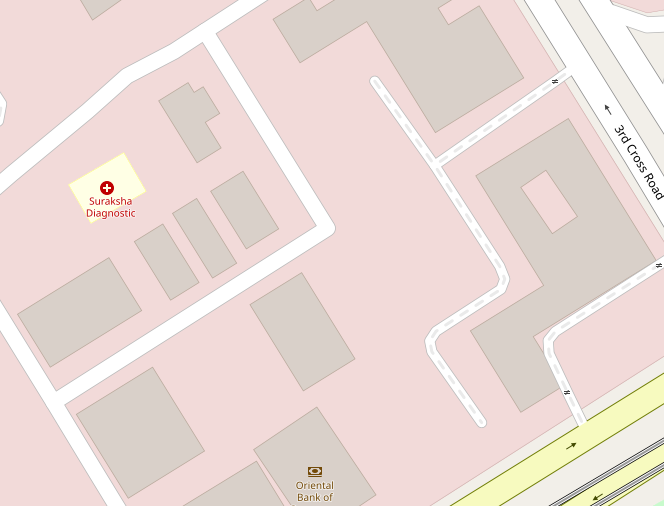
#> input picture maps/map.png, 664 x 506 px, found by its file name
$ jupyter execute euclidean_with_obstacles.ipynb
#> lines starting #> are read from the running program, lines starting #| are printed output that depends on the picture
[cell 1]
import numpy as np
import pandas as pd
import matplotlib.pyplot as plt
import random
import math
from shapely.ops import split,nearest_points
from shapely.geometry import LineString,Polygon,Point, MultiPolygon
import networkx as nx
from shapely.affinity import translate
from newton_multidimention import Optimize_Drone_Position_Euclidean_cap_1
from gradient import optimize_dp_using_gradient_method

import matplotlib.image as mpimg
background = mpimg.imread('./maps/map.png')
#> background is the input picture: shape (506, 664, 4) float32; mean R, G, B, A 0.923, 0.861, 0.841, 1

## Creating delivary locations

[cell 2]
def create_delivary(x,y,n, seed_value = None):
#> called with n = 50, seed_value = 10
    if seed_value != None:
        random.seed(seed_value)

    x_range = [x[0], y[0]]
    y_range = [x[1], y[1]]
    loc = []

    for i in range(n):
        x_loc = random.uniform(x_range[0], x_range[1])
        y_loc = random.uniform(y_range[0], y_range[1])
        loc.append(tuple([x_loc, y_loc]))

    return loc

## Visualizations

[cell 3]
def primary_plot(delivary_loc, obstacles):
    plt.imshow(background, extent=[22.21,34.45,88.45,98.67])
    delivary_loc = np.array(delivary_loc)
    plt.grid(True)
    plt.scatter(delivary_loc[:,0], delivary_loc[:,1], label="Delivary loc")

    plt.xticks(ticks=[24, 26, 28, 30, 32, 34], labels=[0.5, 1.0, 1.5, 2.0, 2.5, 3.0])
    plt.yticks(ticks=[90, 92, 94, 96, 98], labels=[0.5, 1.0, 1.5, 2.0, 2.5])

    for obstacle_id, points in obstacles.items():
        x = [i for i,j in points]
        y = [j for i,j in points]

        # points = np.array(points)
        # plt.scatter(points[:,0], points[:,1])
        plt.fill(x,y,color="red", alpha = 0.3)
    # plt.legend()

[cell 4]
def plot_dp(dp, delivary_loc, obstacles):
    primary_plot(delivary_loc, obstacles)
    plt.scatter(dp[0], dp[1], marker='^', c="black", label = "DP")
    # plt.legend()
    # plt.show()

[cell 5]
def plot_initial_route(dp, delivary_loc, obstacles, route, title=None):
    plot_dp(dp, delivary_loc, obstacles)
    for i in range(len(route)-1):
        f_pt = np.array([route[i][0], route[i+1][0]])
        s_pt = np.array([route[i][1], route[i+1][1]])
        plt.plot(f_pt, s_pt, c="gray")
    if title != None:
        plt.title(title)
    # plt.show()

## Calculate DP

[cell 6]
def calculate_dp(delivary_loc):
    x = [i for i,j in delivary_loc]
    y = [j for i,j in delivary_loc]

    x_axis = np.mean(x)
    y_axis = np.mean(y)

    return [x_axis, y_axis]

## Create Route

[cell 7]
def create_route(pts, extra):
    lst = pts.copy()
    idx = 0
    k = len(lst)
    for i in range(k):
        lst.insert(idx, extra)
        idx +=2

    lst.append(extra)
    return lst

## Distance Calculate

[cell 8]
def euc_distance(pt1, pt2):
    pt1 = np.array(pt1)
    pt2 = np.array(pt2)
    return np.sqrt(np.sum((pt2 - pt1)**2))

[cell 9]
def total_dist(pts):
    sum = 0
    for i in range(len(pts)-1):
        sum += euc_distance(pts[i], pts[i+1])

    return sum

## Check for obstacles

[cell 10]
def create_polygon(points):
    coords = []

    for pt in points:
        coords.append(pt)

    obs_polygon = Polygon(coords)
    return obs_polygon

[cell 11]
# [9 lines left out: function check_obstacle_in_line, not called in this run]

[cell 12]
# [5 lines left out: function detect_obstacle, not called in this run]

[cell 13]
# [6 lines left out: function relocate_dp, not called in this run]

[cell 14]
obs = Polygon(
    [(0, 0), (0, 1), (1, 1), (1, 0)]
)

list(obs.exterior.coords)

[cell 15]
def varify_dp(dp, obstacles):
    final_dp = None
    cur_dp = Point([dp[0],dp[1]])

    for obs_id, obstacle in obstacles.items():
        obstacle_polygon = create_polygon(obstacle)

        if obstacle_polygon.contains(cur_dp):
            final_dp = list(obstacle_polygon.exterior.coords)
            break

    return [dp] if final_dp == None else final_dp

## Generate Intermediate Point

[cell 16]
# [5 lines left out: function is_obstacle_free, not called in this run]

[cell 17]
# [83 lines left out: function find_inter_point, not called in this run]

[cell 18]
# [19 lines left out: function adv_route, not called in this run]

## A* Algorithm

[cell 19]
def line_intersect_2(line, obstacle):
    parts = split(obstacle, line)

    count = len([geoms for geoms in parts.geoms])

    return count != 1

[cell 20]
# [22 lines left out: function line_intersect, not called in this run]

[cell 21]
# [8 lines left out: function check_for_obstacle, not called in this run]

[cell 22]
# [11 lines left out: function scale_polygon, not called in this run]

[cell 23]
# [46 lines left out: function create_shortest_path, not called in this run]

[cell 24]
# [17 lines left out: function a_star_algo, not called in this run]

[cell 25]
def create_shortest_dijkstra_path(source, dest, obstacles):
    obstacles = {ob_id : create_polygon(obs) for ob_id, obs in obstacles.items()}

    G = nx.Graph()

    # connecting nodes
    G.add_node(tuple(source))

    for i in dest:
        G.add_node(tuple(i))

    for obs_id, obstacle in obstacles.items():
        for i in obstacle.exterior.coords:
            G.add_node(tuple(i))

    nodes = list(G.nodes())

    # connecting edges
    for i in range(0,len(nodes)-1):
        for j in range(i+1,len(nodes)):
            intersect = False
            for obs_id, obstacle in obstacles.items():
                if line_intersect_2(LineString([nodes[i],nodes[j]]),obstacle):
                    intersect = True
                    break
            if not intersect:
                G.add_edge(nodes[i],nodes[j], weight = euc_distance(nodes[i],nodes[j]))

    dijkstra_paths = nx.all_pairs_dijkstra(G)
    paths = []

    for target_node, (distances, path) in dijkstra_paths:
        if target_node == tuple(source):
            for loc_node in dest:
                cur_path = path[tuple(loc_node)]
                route = cur_path.copy()
                for i in range(len(cur_path)-2,0,-1):
                    # cur_path.append(cur_path[i])
                    route.append(cur_path[i])
                route.append(source)
                paths.extend(route)


    # [7 lines of commented-out code are left out]

    return paths, "pass"

## Creation of New DP

[cell 26]
# [7 lines left out: function replace, not called in this run]

[cell 27]
# [4 lines left out: function frange, not called in this run]

[cell 28]
# [30 lines left out: function calculate_obstacle_free_dp, not called in this run]

## Remove delivary points that are in the obstacles

[cell 29]
def remove_obstacle(delivary_loc, obstacles):
    obstacle_polygon = {obs_id : create_polygon(obs) for obs_id, obs in obstacles.items()}
    delivary_point = [Point([a,b]) for a,b in delivary_loc]
    final_point = []

    for point in delivary_point:
        flag = True
        for obs_id, obs in obstacle_polygon.items():
            if (point.intersects(obs)):
                flag = False
                break
        if flag:
            final_point.append(tuple([point.x, point.y]))
    return final_point

[cell 30]
def point_on_obstacle(obstacles, point):
    obstacle_polygon = [create_polygon(obs) for obs_id, obs in obstacles.items()]
    target_point = Point([point[0], point[1]])

    for obstacle in obstacle_polygon:
        if obstacle.contains(target_point):
            return obstacle

    return None

## Newton Multidimention

[cell 31]
def newton_points(dp, route):
    answer_list = []
    for i in range(1,len(route)-1):
        if (tuple(route[i-1]) == tuple(dp)) and (tuple(route[i]) != tuple(dp)):
            answer_list.append(tuple(route[i]))

    return answer_list

[cell 32]
# [20 lines left out: function prone_dp, not called in this run]

## Geometric median

[cell 33]
def geometric_median(points, obstacles, eps=1e-5):
    # Initial guess for the geometric median
    guess = np.mean(points, axis=0)

    while True:
        # Calculate distances from current guess to all points
        distances = np.linalg.norm(points - guess, axis=1)

        # Avoid division by zero
        if np.sum(distances) == 0:
            return guess

        # Calculate weights as inverse distances
        weights = 1 / distances

        # Calculate weighted average
        new_guess = np.sum(points * weights[:, np.newaxis], axis=0) / np.sum(weights)

        # Check for convergence
        if np.linalg.norm(new_guess - guess) < eps:
            return new_guess

        # check if new_guess on obstacle
        if point_on_obstacle(obstacles, new_guess) != None:
            return new_guess

        print("next dp :", new_guess)
        guess = new_guess

## Main

[cell 34]
# pre-assumptions
x = [22.21, 88.45]
y = [34.45, 98.67]
n = 50
seed_value = 10

# answers
optimal_dp = []
optimal_route = []

# Creating delivary points
delivary_loc = create_delivary(x,y,n,seed_value)

[cell 35]
# creating obstacles
obstacles = {
    0 : [[27.81, 90.75],[28.74, 91.42],[27.80, 93.15], [26.81, 92.53], [27.81, 90.75]],
    1 : [[23.11, 91.25], [24.81, 92.40], [24.21, 93.45], [22.51, 92.35],[23.11, 91.25]],
    2 : [[24.55, 88.60],[25.96, 89.55],[25.01, 91.35],[23.61, 90.32],[24.55, 88.60]],
    3 : [[25.60, 88.45], [27.42, 88.45],[26.92, 89.35],[25.60, 88.45]],
    4 : [[27.61, 88.45], [28.81, 88.45],[29.12, 88.66],[28.02, 90.45],[26.90, 89.57],[27.61, 88.45]],
    5 : [[25.33, 92.62], [25.86, 92.95], [25.21, 94.15], [24.69, 93.78], [25.33, 92.63]],
    6 : [[26.11, 93.05], [26.62, 93.35], [25.81, 94.65], [25.39, 94.35], [26.11, 93.05]],
    7 : [[26.72, 93.65], [27.32, 94.05], [26.69, 95.18], [26.10, 94.83], [26.72, 93.65]],
    8 : [[25.81, 95.40],[26.29, 95.70],[26.01, 96.20],[26.25, 96.37],[25.93, 96.94],[25.80, 96.84], [25.69, 97.01],[25.11, 96.65],[25.81, 95.40]],
    9 : [[23.90, 94.15], [24.91, 94.81], [24.48, 95.57],[23.48, 94.95],[23.90, 94.15]],
    10 : [[23.71, 98.67], [23.91, 98.26], [24.41, 98.67],[23.71, 98.67]],
    11 : [[31.81, 90.35], [32.51, 90.85], [32.21, 91.55], [32.03, 91.85], [34.31, 93.45], [32.69, 96.27],[30.99, 95.15], [32.21, 92.93],[30.89, 91.97],[31.81, 90.35]],
    12 : [[30.21, 96.00],[31.85, 97.11], [31.02, 98.55], [30.50, 98.26], [30.31, 98.53], [30.51, 98.67],[27.81, 98.67], [27.21, 98.28], [27.73, 97.43],[28.95, 98.25],[30.21, 96.00]]
}

# ensuring that we have exactly n delivary points outside obstacles
delivary_loc = remove_obstacle(delivary_loc, obstacles)
print(len(delivary_loc))

[cell 36]
extra_loc = []

while (len(extra_loc) != n - len(delivary_loc)):
    extra_loc = create_delivary(x,y,n - len(delivary_loc))
    extra_loc = remove_obstacle(extra_loc, obstacles)
delivary_loc.extend(extra_loc)

primary_plot(delivary_loc, obstacles)
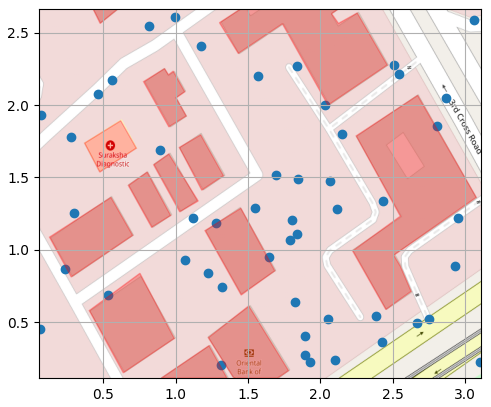
#> figure drawn by matplotlib, 1 panel

[cell 37]
# creating initial dp
initial_dp = calculate_dp(delivary_loc.copy())
# initial_dp = [28.52, 93.54]

# visualize dp
plot_dp(initial_dp, delivary_loc, obstacles)

*calculate total distance from the initial dp*

[cell 38]
# calculate route
initial_route = create_route(delivary_loc.copy(),initial_dp)

for i in initial_route:
    print(i,"->",end=" ")
print("End")

[cell 39]
# calculating distance
initial_dist = total_dist(initial_route)

print("Initial Distance :",initial_dist)

# Visualization
plot_initial_route(initial_dp, delivary_loc, obstacles, initial_route)
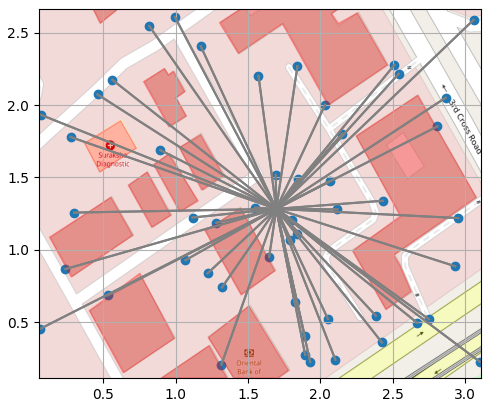
#> figure drawn by matplotlib, 1 panel

[cell 40]
# change dp location if dp on obstacle
calc_dp = varify_dp(initial_dp.copy(), obstacles)

*check for obstacles in the path, if no obstacle then it is optimal dp and optimal path*

[cell 41]
optimal_dp = None
optimal_route = None
min_distance = float('inf')

for dp in calc_dp:
    new_route, msg = create_shortest_dijkstra_path(dp, delivary_loc.copy(), obstacles)
    if msg == "pass":
        new_dist = total_dist(new_route)
    else:
        new_dist = float('inf')
        new_route = initial_route.copy()

    if new_dist < min_distance:
        min_distance = new_dist
        optimal_dp = dp
        optimal_route = new_route

print("-"*50)
print("Obstacle avoidance =>")
print("Dp =",dp)
print("Route =",new_route)
print("Total distance =",min_distance)
print("-"*50)

plot_initial_route(optimal_dp,delivary_loc, obstacles, optimal_route, "Obstacles Avoidance")
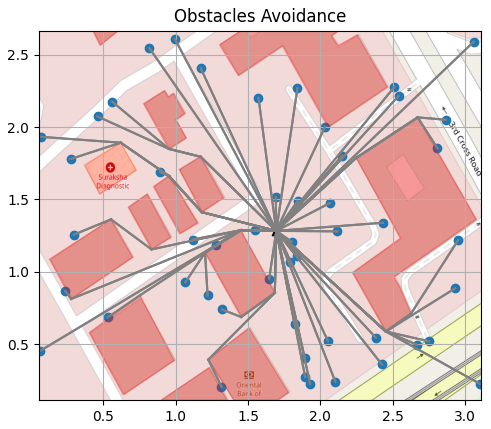
#> figure drawn by matplotlib, 1 panel

#### <font color="orange">DP Pruning</font>

[cell 42]
newton_points = newton_points(optimal_dp, optimal_route.copy())

plot_dp(optimal_dp, newton_points, obstacles)

## Geometric median

[cell 43]
geometric_dp = geometric_median(newton_points.copy(), obstacles)

print("Enhanced dp =",geometric_dp)
print("Previous dp =",optimal_dp)

[cell 44]
geometric_route, msg = create_shortest_dijkstra_path(geometric_dp, delivary_loc.copy(), obstacles)

plot_initial_route(geometric_dp,delivary_loc, obstacles, geometric_route)
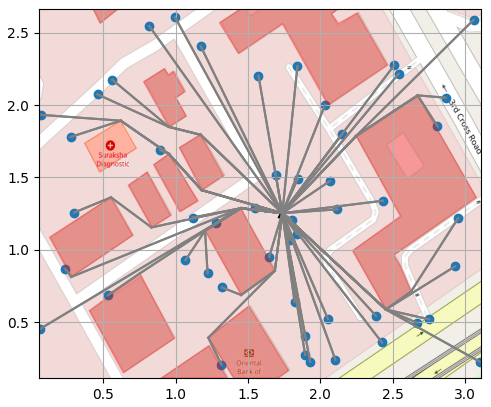
#> figure drawn by matplotlib, 1 panel

[cell 45]
geometric_dist = total_dist(geometric_route)

print("Distance =",geometric_dist)

## Result

[cell 46]
print("Previous distance :", min_distance)
print("geometric distance :", geometric_dist)
# print("gradient distance :", gradient_dist)
print("-"*100)

plt.figure(figsize=(16, 6))
plt.subplot(1,2,1)
plot_initial_route(optimal_dp,delivary_loc.copy(), obstacles, optimal_route, "Before DP Optimization")
plt.subplot(1,2,2)
plot_initial_route(geometric_dp,delivary_loc.copy(), obstacles, geometric_route, "After DP Optimization")
plt.show()
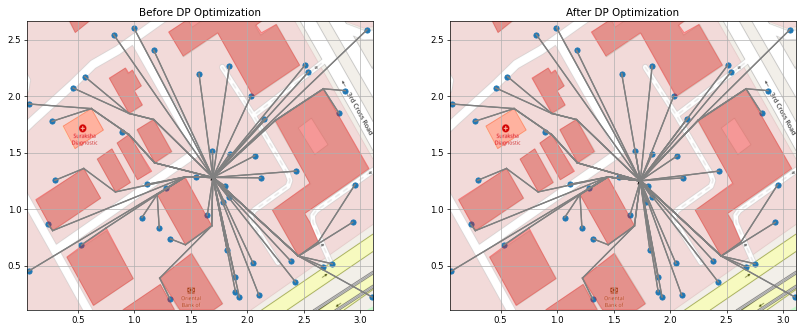
#> figure drawn by matplotlib, 2 panels

[cell 47]
if geometric_dist < min_distance:
    final_dp = geometric_dp
    final_route = geometric_route
    final_distance = geometric_dist
else:
    final_dp = optimal_dp
    final_route = optimal_route
    final_distance = min_distance

[cell 48]
plot_initial_route(final_dp,delivary_loc, obstacles, final_route, "Final Route after Obstacle Avoidance")
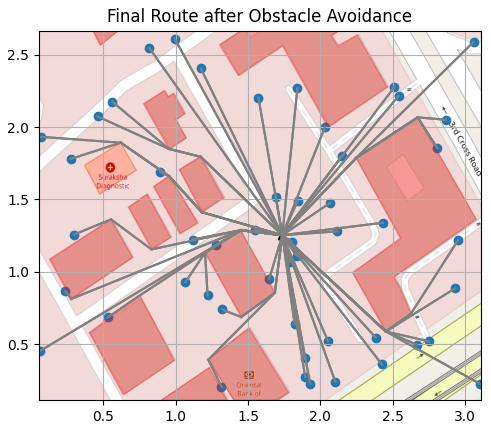
#> figure drawn by matplotlib, 1 panel
